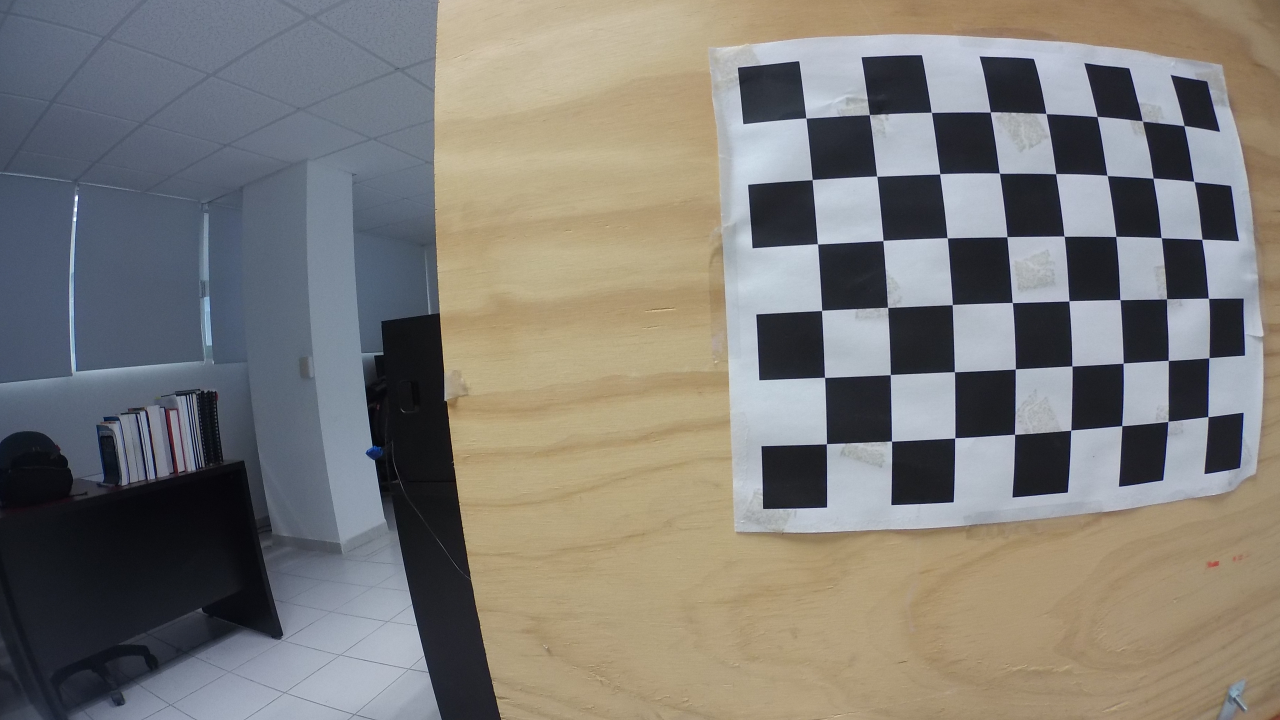
#> input picture Practica10/chessboard/10.jpg, 3840 x 2160 px (shown at 1/3 size); its folder holds only this picture in this run
$ python practica10.py
#> lines starting #> are read from the running program, lines starting #| are printed output that depends on the picture; long printed decimals are rounded
import cv2
import numpy as np
import cv2 as cv
import glob
import matplotlib.pyplot as plt
import yaml

filas = 6
cols = 8
square_size_mm = 28

scale_percent = .15 # reducción porcentaje

criteria = (cv.TERM_CRITERIA_EPS + cv.TERM_CRITERIA_MAX_ITER, 30, 0.001)

objp = np.zeros((filas*cols,3), np.float32)
objp[:,:2] = np.mgrid[0:cols,0:filas].T.reshape(-1,2) * square_size_mm

objpoints = [] # 3d point in real world space
imgpoints = [] # 2d points in image plane.
images = glob.glob('./chessboard/*.jpg')

for fname in images:
    img = cv.imread(fname)
#> img is the input picture: shape (2160, 3840, 3); mean B, G, R 118.8, 123.5, 126.1
    gray = cv.cvtColor(img, cv.COLOR_BGR2GRAY)
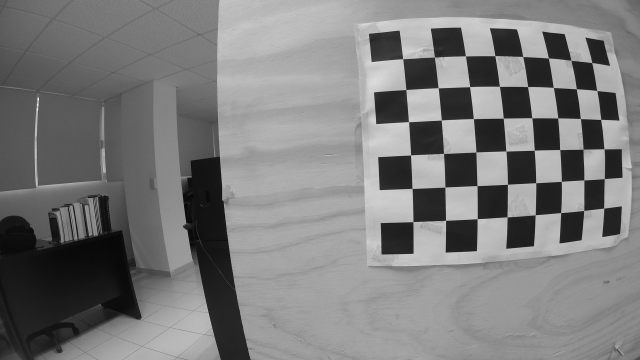
#> gray: shape (2160, 3840) (shown at 1/6 size); min 0, max 253, mean 123.7

    ret, corners = cv.findChessboardCorners(gray, (cols,filas), None)
#> ret = True; corners = 48 rows, first 8: [2418, 355.4], [2608.9, 345.5], [2795, 337.9], [2971.2, 336.7], [3138.7, 342.1], [3292.5, 351], [3428.2, 364.8], [3552.9, 379.4]

    # Si encuentra el patrón
    if ret == True:
        objpoints.append(objp)
        corners2 = cv.cornerSubPix(gray,corners, (11,11), (-1,-1), criteria)
#> corners2 = 48 rows, first 8: [2418.6, 355], [2608.8, 345], [2794.9, 338], [2971.6, 337], [3138.7, 341.7], [3292, 350.4], [3428.2, 364.2], [3552.7, 378]
        imgpoints.append(corners2)
        # Dibuja las esquinas
        cv.drawChessboardCorners(img, (cols,filas), corners2, ret)
        cv.imshow('img', cv.resize(img,(int(img.shape[1] * scale_percent),int(img.shape[0] * scale_percent))))
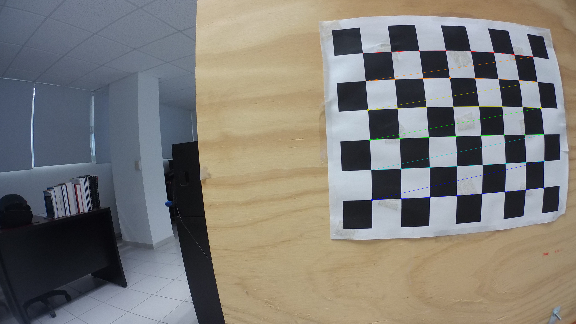
#> window 'img': shape (324, 576, 3); mean B, G, R 118.6, 123.4, 126
        cv.waitKey(100)

cv.destroyAllWindows()

ret, mtx, dist, rvecs, tvecs = cv.calibrateCamera(objpoints, imgpoints, gray.shape[::-1], None, None)
#> ret = 1.2; mtx = [[2102.2, 0, 1893.4], [0, 2107.5, 1135.8], [0, 0, 1]]; dist = [[-0.354, 0.121, -0.00375, 0.00666, -0.0209]]; rvecs = ([0.0529, 0.272, -0.0473],); tvecs = ([75.22, -112, 282.2],)

img = cv.imread(images[0])
h,  w = img.shape[:2]
newcameramtx, roi = cv.getOptimalNewCameraMatrix(mtx, dist, (w,h), 1, (w,h)) # alpha = 1 : zona sin distorsión
#> newcameramtx = [[448.3, 0, 1930.4], [0, 694, 1301.3], [0, 0, 1]]; roi = (1527, 927, 819, 711)

# Rectificar
dst = cv.undistort(img, mtx, dist, None, newcameramtx)
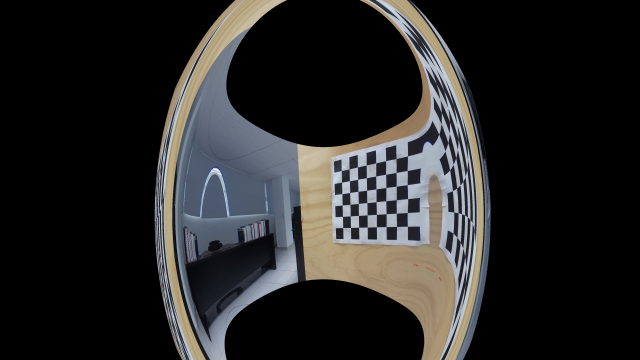
#> dst: shape (2160, 3840, 3) (shown at 1/6 size); mean B, G, R 37.6, 38, 38.4

# crop
x, y, w, h = roi
#> x = 1527; y = 927; w = 819; h = 711
dst = dst[y:y+h, x:x+w]
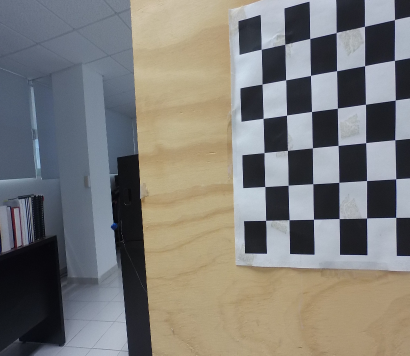
#> dst: shape (711, 819, 3) (shown at 1/2 size); mean B, G, R 119.9, 123.5, 125.1
cv.imshow('imagen rectificada', cv.resize(dst,(int(dst.shape[1] * 2 * scale_percent),int(dst.shape[0] * 2 *scale_percent))))
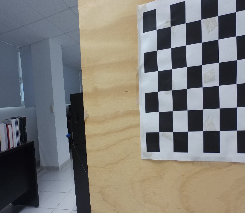
#> window 'imagen rectificada': shape (213, 245, 3); mean B, G, R 119.7, 123.4, 125

print("K = ", mtx)
#| K =  [[2.10223818e+03 0.00000000e+00 1.89337694e+03]
#|  [0.00000000e+00 2.10753412e+03 1.13582972e+03]
#|  [0.00000000e+00 0.00000000e+00 1.00000000e+00]]
print("Parámetros de distorsión = ", dist)
#| Parámetros de distorsión =  [[-0.354  0.1205 -0.003754  0.006662 -0.02089]]
print("Vectores R: ", len(rvecs))
#| Vectores R:  1
print("R: ", rvecs)
#| R:  (array([[ 0.05291],
#|        [ 0.2723],
#|        [-0.04731  ]]),)
print("Vectores t: ", len(tvecs))
#| Vectores t:  1
print("t: ", tvecs)
#| t:  (array([[  75.218],
#|        [-111.998],
#|        [ 282.195]]),)


ax = plt.figure().add_subplot(projection='3d')
for i in range(len(tvecs)):
    x = tvecs[i][0,0]
    y = tvecs[i][1,0]
    z = tvecs[i][2,0]
    ax.scatter(x, y, z, c='r')

    #plot reference frame
    xr = [[1], [0], [0]]
    yr = [[0], [1], [0]]
    zr = [[0], [0], [1]]
    R = cv2.Rodrigues(rvecs[i])[0]

    P0 = np.transpose(R) @ xr
    P1 = np.transpose(R) @ yr
    P2 = np.transpose(R) @ zr

#> (the run stopped early here; a loop or call above may not have finished)

$ run again, on Practica10/chessboard/18.jpg
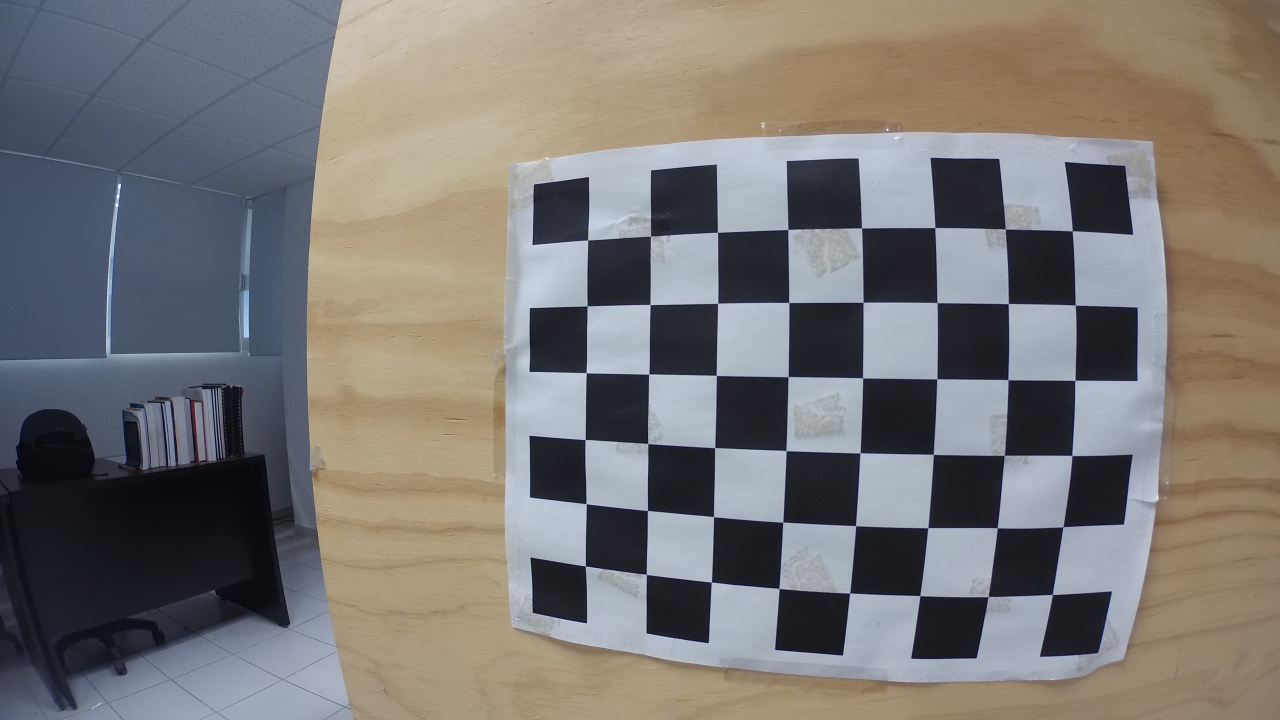
#> input picture Practica10/chessboard/18.jpg, 3840 x 2160 px (shown at 1/3 size)
#> img is the input picture: shape (2160, 3840, 3); mean B, G, R 116.3, 118.6, 121.7
#> `ret, corners = cv.findChessboardCorners(gray, (cols,filas), None)`: ret = True; corners = 48 rows, first 8: [1763.9, 721.2], [1951.9, 710.1], [2153, 698], [2364, 689.7], [2585.3, 684.2], [2804.7, 684.5], [3017.5, 687], [3217, 693.8]
#> corners2 = 48 rows, first 8: [1764.2, 721.1], [1952.4, 709.3], [2153.3, 697.9], [2364.4, 689.4], [2585.4, 684.6], [2805.2, 684.1], [3016.7, 688.1], [3217.5, 693.6]
#> `ret, mtx, dist, rvecs, tvecs = cv.calibrateCamera(objpoints, imgpoints..`: ret = 1.15; mtx = [[1834.1, 0, 1908.9], [0, 1856.5, 1102.2], [0, 0, 1]]; dist = [[-0.307, 0.0894, -0.00267, 0.00944, -0.00911]]; rvecs = ([0.00764, 0.341, 0.0139],); tvecs = ([-20.57, -53.57, 257.3],)
#> newcameramtx = [[1087.4, 0, 2155], [0, 1040.3, 1053.5], [0, 0, 1]]; roi = (226, 355, 3561, 1370)
#> `dst = cv.undistort(img, mtx, dist, None, newcameramtx)`:
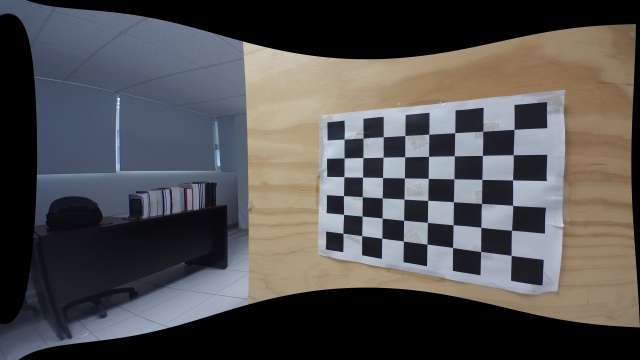
#> dst: shape (2160, 3840, 3) (shown at 1/6 size); mean B, G, R 80.6, 80.3, 81.9
#> `x, y, w, h = roi`: x = 226; y = 355; w = 3561; h = 1370
#> `cv.imshow('imagen rectificada', cv.resize(dst,(int(dst.shape[1] * 2 * ..`:
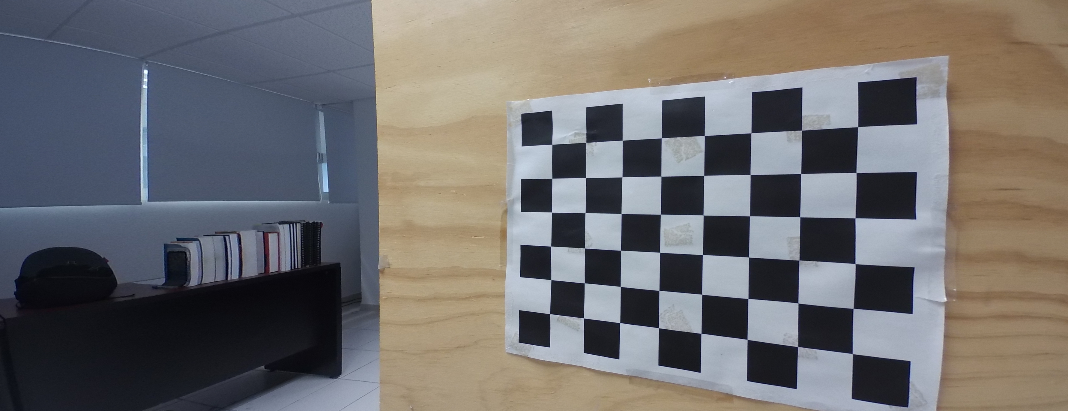
#> window 'imagen rectificada': shape (411, 1068, 3); mean B, G, R 109.3, 109.5, 111.9
#| K =  [[1.83406621e+03 0.00000000e+00 1.90892752e+03]
#|  [0.00000000e+00 1.85645324e+03 1.10220627e+03]
#|  [0.00000000e+00 0.00000000e+00 1.00000000e+00]]
#| Parámetros de distorsión =  [[-0.3067  0.08936 -0.002672  0.009444 -0.009111]]
#| Vectores R:  1
#| R:  (array([[0.007639],
#|        [0.3406],
#|        [0.01391]]),)
#| Vectores t:  1
#| t:  (array([[-20.567],
#|        [-53.575],
#|        [257.265]]),)

$ run again, on Practica10/chessboard/3.jpg
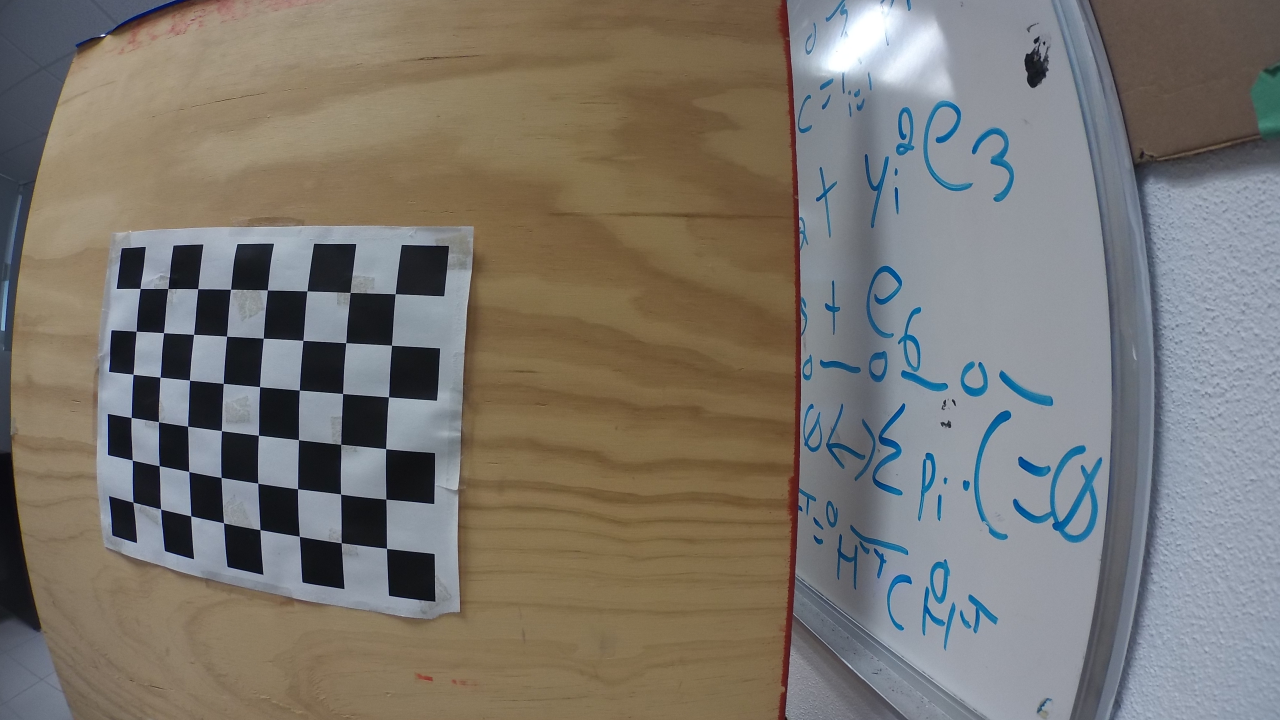
#> input picture Practica10/chessboard/3.jpg, 3840 x 2160 px (shown at 1/3 size)
#> img is the input picture: shape (2160, 3840, 3); mean B, G, R 111.5, 118.4, 123.1
#> `ret, corners = cv.findChessboardCorners(gray, (cols,filas), None)`: ret = True; corners = 48 rows, first 8: [421.5, 865.7], [504.5, 866.5], [594.2, 867.5], [692.5, 868.5], [803.2, 870.7], [921.7, 873.6], [1051.2, 878.5], [1186.5, 882.4]
#> corners2 = 48 rows, first 8: [421.4, 866.3], [504.5, 866.7], [594.2, 867.4], [692.6, 868.6], [803, 871], [921.9, 873.6], [1051.4, 878.4], [1186.5, 882.4]
#> `ret, mtx, dist, rvecs, tvecs = cv.calibrateCamera(objpoints, imgpoints..`: ret = 1.09; mtx = [[2426.1, 0, 2050.9], [0, 2457, 1003.3], [0, 0, 1]]; dist = [[-0.5, 0.223, 0.00625, -0.0143, -0.0511]]; rvecs = ([-0.0962, -0.131, 0.0457],); tvecs = ([-352.3, -32.38, 396.1],)
#> newcameramtx = [[94.42, 0, 208.3], [0, 195.8, 2002.7], [0, 0, 1]]; roi = (129, 1923, 149, 172)
#> `dst = cv.undistort(img, mtx, dist, None, newcameramtx)`:
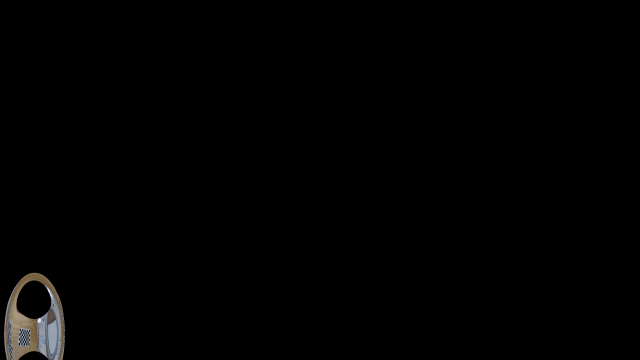
#> dst: shape (2160, 3840, 3) (shown at 1/6 size); mean B, G, R 1.6, 1.7, 1.8
#> `x, y, w, h = roi`: x = 129; y = 1923; w = 149; h = 172
#> `cv.imshow('imagen rectificada', cv.resize(dst,(int(dst.shape[1] * 2 * ..`:
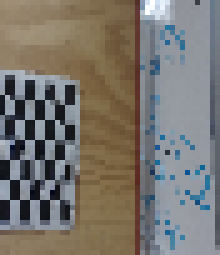
#> window 'imagen rectificada': shape (51, 44, 3) (shown 5 times larger); mean B, G, R 111.5, 117.6, 121.5
#| K =  [[2.42605365e+03 0.00000000e+00 2.05090488e+03]
#|  [0.00000000e+00 2.45704102e+03 1.00325582e+03]
#|  [0.00000000e+00 0.00000000e+00 1.00000000e+00]]
#| Parámetros de distorsión =  [[-0.4997  0.2229  0.00625 -0.01431  -0.05114]]
#| Vectores R:  1
#| R:  (array([[-0.09616],
#|        [-0.1314],
#|        [ 0.04574]]),)
#| Vectores t:  1
#| t:  (array([[-352.251],
#|        [ -32.381],
#|        [ 396.075]]),)
